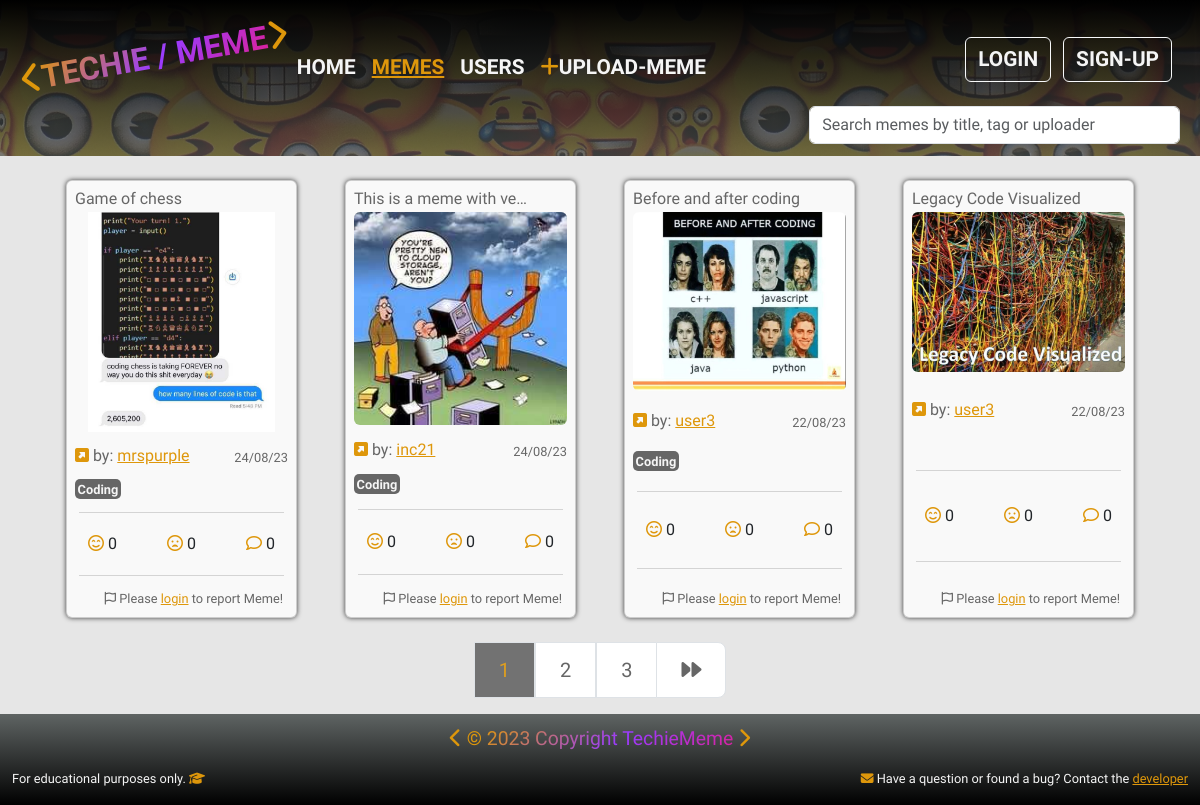
The page /memes/memes/ on the database its author committed.
### memes/models.py (models this page shows, shortened)
class Meme(models.Model):
    uploader = models.ForeignKey(
        UserProfile, on_delete=models.SET_NULL, null=True, blank=True)
    title = models.CharField(max_length=100, null=True, blank=True)
    meme_img = models.ImageField(upload_to='memes/',
                                 default='memes/default.webp')
    tags = models.ManyToManyField('Tag', blank=True)
    smiley_face = models.IntegerField(default=0, null=True, blank=True)
    sad_face = models.IntegerField(default=0, null=True, blank=True)
    created = models.DateTimeField(auto_now_add=True)
    id = models.UUIDField(
        default=uuid.uuid4, unique=True, primary_key=True, editable=False)
    class Meta:
        ordering = ['-created']

class Tag(models.Model):
    name = models.BooleanField(max_length=200)
    created = models.DateTimeField(auto_now_add=True)
    id = models.UUIDField(
        default=uuid.uuid4, unique=True, primary_key=True, editable=False)
    def __str__(self):
        return self.name

### users/models.py (models this page shows)
class UserProfile(models.Model):
    user = models.OneToOneField(User, on_delete=models.CASCADE, null=True,
                                blank=True)
    username = models.CharField(max_length=50, null=True, blank=True)
    first_name = models.CharField(max_length=50, null=True, blank=True)
    last_name = models.CharField(max_length=50, null=True, blank=True)
    location = models.CharField(max_length=100, null=True, blank=True)
    email = models.EmailField(max_length=100, null=True, blank=True)
    bio = models.TextField(null=True, blank=True)
    user_img = models.ImageField(upload_to='users/',
                                 default='users/default_user.webp')
    social_github = models.CharField(max_length=200, null=True, blank=True)
    social_linkedin = models.CharField(max_length=200, null=True, blank=True)
    social_facebook = models.CharField(max_length=200, null=True, blank=True)
    social_youtube = models.CharField(max_length=200, null=True, blank=True)
    social_website = models.CharField(max_length=200, null=True, blank=True)
    created = models.DateTimeField(auto_now_add=True)
    id = models.UUIDField(primary_key=True, default=uuid.uuid4, editable=False)
    def __str__(self):
        return str(self.username)

### memes/views.py (the view)
# urls.py: path('memes/', views.memes, name='memes'),
def memes(request):
    memes, search_form = searchMeme(request)
    page = request.GET.get('page')
    results = 4
    paginator = Paginator(memes, results)
    try:
        memes = paginator.page(page)
    except PageNotAnInteger:
        page = 1
        memes = paginator.page(page)
    except EmptyPage:
        page = paginator.num_pages
        memes = paginator.page(page)
    leftIndex = (int(page) - 3)
    if leftIndex < 1:
        leftIndex = 1
    rightIndex = (int(page) + 4)
    if rightIndex > paginator.num_pages:
        rightIndex = paginator.num_pages + 1
    custom_range = range(leftIndex, rightIndex)
    context = {
        "memes": memes,
        "paginator": paginator,
        "custom_range": custom_range,
        "search_form": search_form,
        }
    return render(request, "memes/memes.html", context)

### memes/utils.py (called while the page is built)
def searchMeme(request):
    search_form = ''
    if request.GET.get('search_form'):
        search_form = request.GET.get('search_form')
    tags = Tag.objects.filter(name__icontains=search_form)
    usernames = UserProfile.objects.filter(username__icontains=search_form)
    memes = Meme.objects.distinct().filter(
        Q(title__icontains=search_form) |
        Q(tags__in=tags) |
        Q(uploader__in=usernames)
        )
    return memes, search_form

### memes/templates/memes/memes.html (shortened to what this page needs)
{% extends 'main.html' %}
{% block content  %}
<div class="container mb-4">
	<div class="row">
		<div class="col-12 d-flex flex-wrap d-flex justify-content-around">
			{% for meme in memes %}
				<div class="col-sm-6 col-lg-4 col-xl-3 mb-4">
					<div class="card small-card m-4 h-100">
						<div class="card-body m-1 p-1 d-grid align-content-between">
							<a class="text-decoration-none gray" href="{% url 'meme' meme.id %}">
								<h6 class="card-title mb-1">{{ meme.title|truncatechars:"23" }}</h6>
								<img src="{{meme.meme_img.url}}" class="card-img rounded-2 img-small mb-1 mx-auto d-block" alt="User Meme">
							</a>
							<div class="row-col-1 d-flex justify-content-between">
								<div><i class="fa-solid fa-square-up-right yellow"></i> by: <a href="{% url 'single_user' meme.uploader.id %}" class="card-link yellow">{{ meme.uploader }}</a></div>
								<div class="report text-right mt-1">{{ meme.created|date:"d/m/y" }}</div>
							</div>
							<div class="row">
								<div class="col-12">
									{% for tag in meme.tags.all %}
										<span class="tag text-nowrap">{{tag}}</span>
									{% endfor %}
								</div>
							</div>
							<hr class="m-1">
							<div class="row">
								<button class="col-4 btn btn" href=""><i class="fa-regular fa-face-smile-beam yellow"></i>&nbsp;{{ meme.smiley_face }}</button>
								<button class="col-4 btn btn" href=""><i class="fa-regular fa-face-frown-open yellow"></i>&nbsp;{{ meme.sad_face }}</button>
								<button class="col-4 btn btn" href=""><i class="fa-regular fa-comment yellow"></i>&nbsp;0</button>
							</div>
							<hr class="m-1">
							{% if request.user.is_authenticated %}
							<div class="row-col-1 d-flex justify-content-end">
								<a role="button" class="btn report text-end p-0 pe-1"><i class="fa-regular fa-flag"></i> Report Meme!</a>
							</div>
							{% else %}
							<div class="row-col-1 d-flex justify-content-end">
								<a role="button" class="btn report text-end p-0 pe-1" href="{% url 'account_login' %}?next={{request.path}}"><i class="fa-regular fa-flag"></i> Please <span class="active-link">login</span> to report Meme!</a>
							</div>
							{% endif %}
						</div>
					</div>
				</div>
				{% endfor %}
		</div>
	</div>
</div>
{% if memes.has_other_pages %}
<div class="contaier overflow-hidden">
	<div class="row">
		<div class="col-12 d-flex justify-content-center">
			<nav aria-label="Page navigation example">
				<ul class="pagination pagination-lg">
						{% for page in custom_range %}
						{% if page == memes.number %}
						<li><a href="?page={{page}}" class="page-link yellow disabled-btn">{{page}}</a></li>
						{% else %}
						<li><a href="?page={{page}}" class="page-link pagination-link">{{page}}</a></li>
						{% endif %}
						{% endfor %}
					{% if memes.has_next %}
					<li class="page-item">
						<a class="page-link pagination-link" href="?page={{memes.next_page_number}}" aria-label="Next">
							<span aria-hidden="true"><i class="fa-solid fa-forward"></i></span>
						</a>
					</li>
					{% endif %}
				</ul>
			</nav>
		</div>
	</div>
</div>
{% endif %}
{% endblock content %}

### static/styles/main.css (style rules this page uses)
* { margin: 0; padding: 0; box-sizing: border-box; }
body { font-family: 'Lexend', 'Lexend Deca', sans-serif; min-height: 100vh; display: flex; flex-direction: column; background-color: #e6e6e6; }
.yellow { color: #DE970B; }
.gray { color: #666666; }
.small-card { box-shadow: 0px 0px 5px 0px rgba(0,0,0,0.75); color: #666666; background-color: #f9f9f9; max-width: 260px; }
.active-link { color: #DE970B; text-decoration: underline; list-style: none; }
.img-small { max-width: 220px; max-height: 220px; object-fit: contain; object-fit: center; }
.tag { background-color: #666666; color: whitesmoke; font-weight: bold; font-size: 0.8em; padding: 0.2em; border-radius: 5px; margin-right: 0.5em; }
.report { color: #666666; font-size: 0.8em; }
.pagination-link { color: #666666; }
.disabled-btn { pointer-events: none; cursor: default; opacity: 0.9; background-color: #666666; }

### rows shown on the page
Meme: title "Game of chess", meme_img (picture), uploader "mrspurple", created "24/08/23", smiley_face "0", sad_face "0"
Tag: name "Coding"
Meme: title "This is a meme with ve…", meme_img (picture), uploader "inc21", created "24/08/23", smiley_face "0", sad_face "0"
Meme: title "Before and after coding", meme_img (picture), uploader "user3", created "22/08/23", smiley_face "0", sad_face "0"
Meme: title "Legacy Code Visualized", meme_img (picture), uploader "user3", created "22/08/23", smiley_face "0", sad_face "0"

### other values the page prints
{{ page }} "1"
{{ page }} "2" "3"
